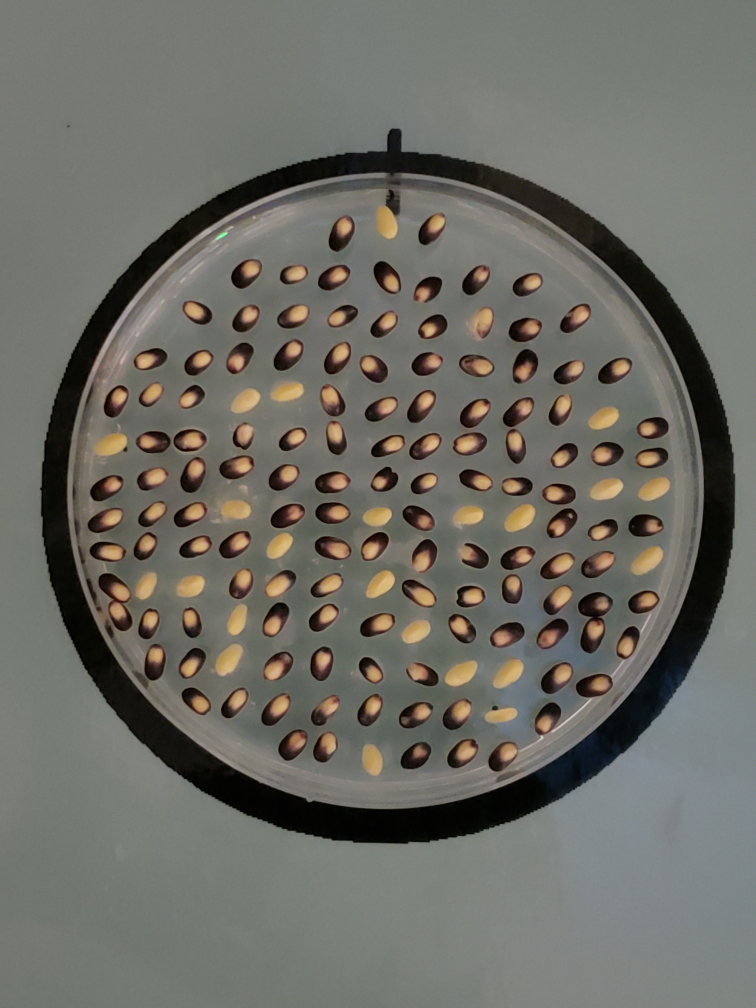
#> input picture image_processing/pics/DH134_E5_P2_24Hours.jpeg, 3024 x 4032 px (shown at 1/4 size)
$ python filter_second.py
#> lines starting #> are read from the running program, lines starting #| are printed output that depends on the picture
import cv2
import sys
import numpy as np

tracker = cv2.TrackerCSRT_create()

img = cv2.imread('pics/DH134_E5_P2_24Hours.jpeg')
#> img is the input picture: shape (4032, 3024, 3); mean B, G, R 101.3, 108.4, 109.2
height = np.size(img, 0)
#> height = 4032
width = np.size(img, 1)
#> width = 3024
img = cv2.resize(img, (width//9, height//9))
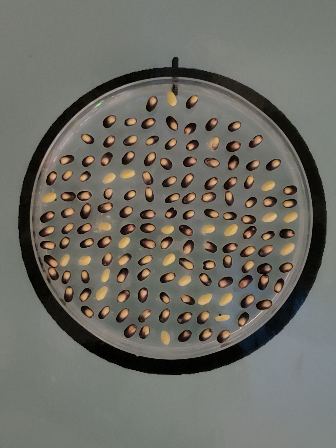
#> img: shape (448, 336, 3); mean B, G, R 101.3, 108.4, 109.2
#> (the run stopped early here; a loop or call above may not have finished)

$ run again, with image_processing/pics/DH134_E4_P2_24Hours.jpeg copied over image_processing/pics/DH134_E5_P2_24Hours.jpeg
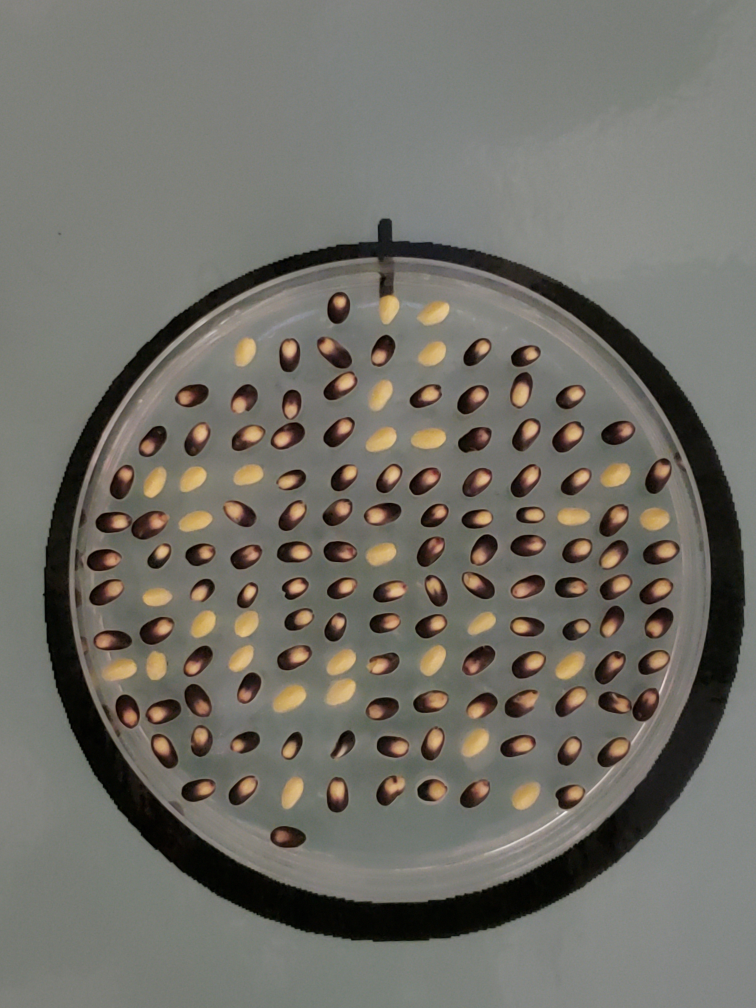
#> input picture image_processing/pics/DH134_E4_P2_24Hours.jpeg, 3024 x 4032 px (shown at 1/4 size)
#> img is the input picture: shape (4032, 3024, 3); mean B, G, R 103.6, 111.2, 113.2
#> height = 4032
#> width = 3024
#> `img = cv2.resize(img, (width//9, height//9))`:
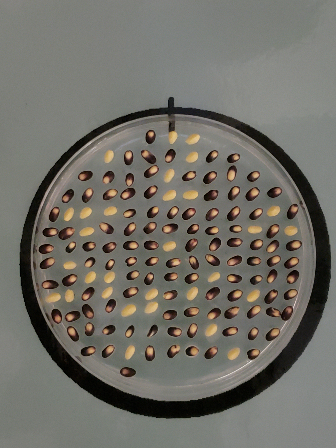
#> img: shape (448, 336, 3); mean B, G, R 103.6, 111.2, 113.1

$ run again, with image_processing/pics/DH134_E5_P1_24Hours.jpeg copied over image_processing/pics/DH134_E5_P2_24Hours.jpeg
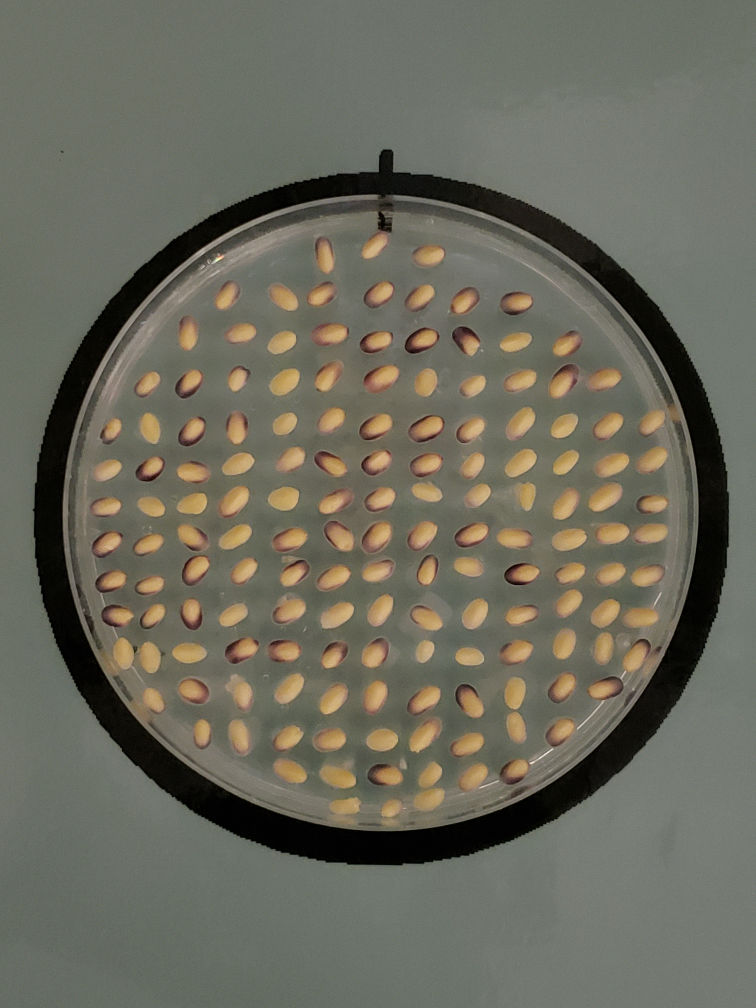
#> input picture image_processing/pics/DH134_E5_P1_24Hours.jpeg, 3024 x 4032 px (shown at 1/4 size)
#> img is the input picture: shape (4032, 3024, 3); mean B, G, R 92.7, 106, 107.3
#> height = 4032
#> width = 3024
#> `img = cv2.resize(img, (width//9, height//9))`:
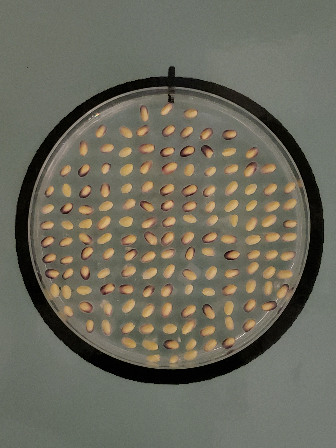
#> img: shape (448, 336, 3); mean B, G, R 92.7, 106, 107.3

$ run again, with image_processing/pics/DH134_E6_P1_24Hours.jpeg copied over image_processing/pics/DH134_E5_P2_24Hours.jpeg
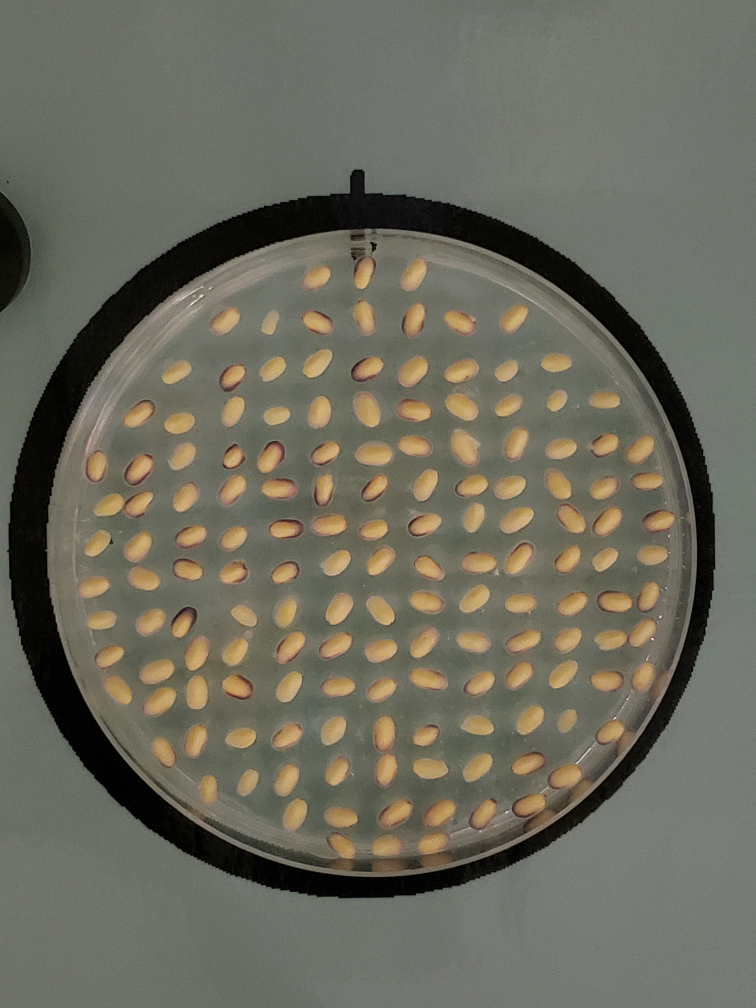
#> input picture image_processing/pics/DH134_E6_P1_24Hours.jpeg, 3024 x 4032 px (shown at 1/4 size)
#> img is the input picture: shape (4032, 3024, 3); mean B, G, R 93.5, 106.9, 108.1
#> height = 4032
#> width = 3024
#> `img = cv2.resize(img, (width//9, height//9))`:
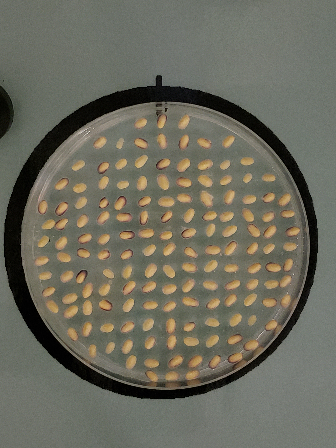
#> img: shape (448, 336, 3); mean B, G, R 93.5, 106.9, 108.1
